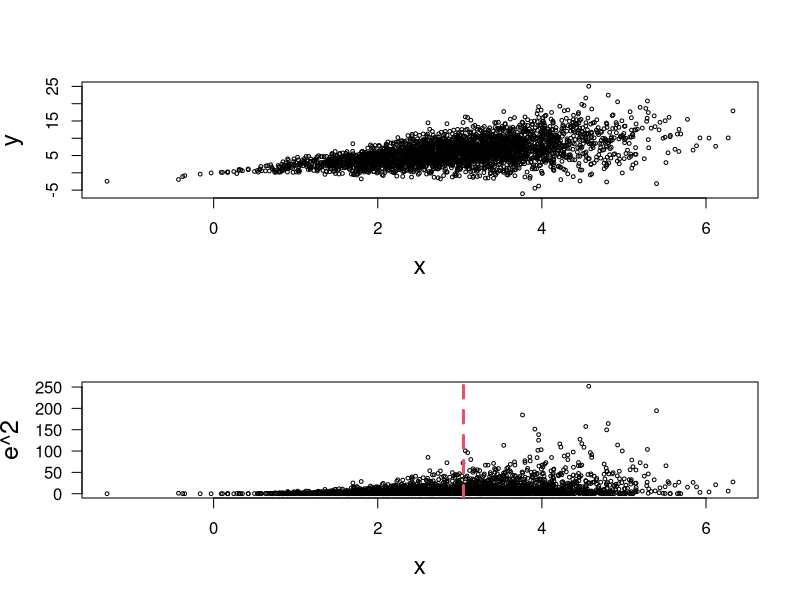

Write the R code that produced this figure.
#------ Goldfeld-Quandt test ------#

#--- Generate Data
n <- 3000
x <- rnorm(n, mean=3, sd=1)
y <- x  + x*rnorm(n, mean=1)

#--- Estimate the model
formula1 <- y~x
lm1 <- lm(formula1)

#--- order the residuals according to x and plot
df1 <- data.frame(x = x, e = resid(lm1))
df1 <- df1[order(x),]
e <- df1$e

#--- split the residuals in 2
e1 <- e[1:(length(e)/2)]
e2 <- e[(length(e)/2+1):length(e)]

#--- Calculate the F statistic
Ftest1 <- sum( e2^2/length(e2) ) / sum( e1^2/length(e1) )

#--- verify with the canned version:
library(lmtest)
gqtest(formula1, point = 0.5, fraction = 0, alternative = c("greater"),
       order.by = x, data = list())

#--- Plot 
library(fields)
pdf('Figs/gqtestR.pdf')
par(mfrow=c(2,1))
plot(x,y, cex=0.5, cex.lab=1.5)
plot(df1$x, df1$e^2, cex=0.5, xlab='x', ylab='e^2', las=1, cex.lab=1.5)
xline(x[length(e)/2], col=2, lty=2, lwd=3)
dev.off()
